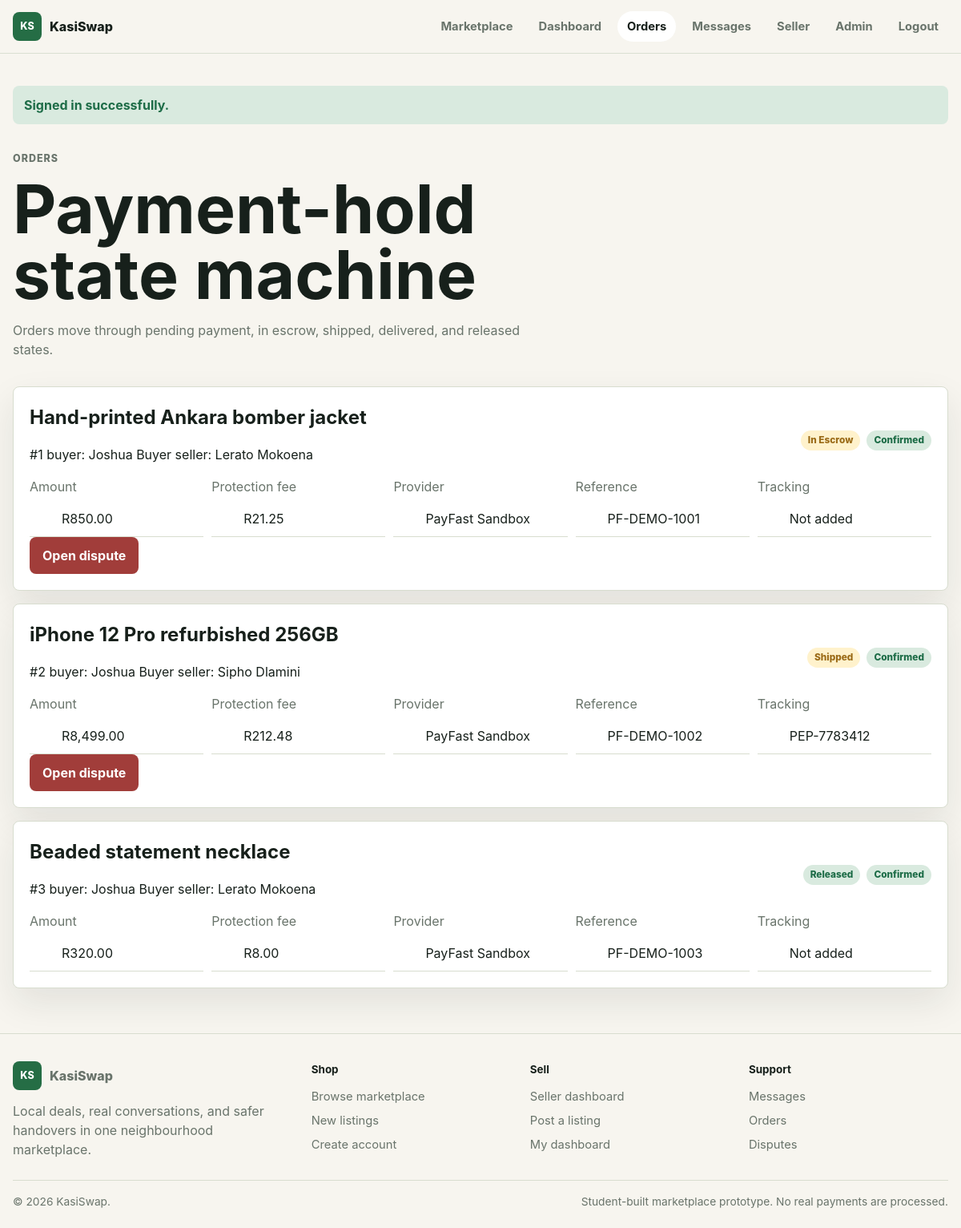
Screenshot of /orders.php (signed in) with the database file from the repository.
### tables this page shows
CREATE TABLE orders (
  id INT AUTO_INCREMENT PRIMARY KEY,
  buyer_id INT NOT NULL,
  seller_id INT NOT NULL,
  listing_id INT NOT NULL,
  amount DECIMAL(10,2) NOT NULL,
  buyer_protection_fee DECIMAL(10,2) NOT NULL DEFAULT 0.00,
  state ENUM('pending_payment', 'in_escrow', 'shipped', 'delivered', 'released', 'disputed', 'refunded', 'cancelled') NOT NULL DEFAULT 'pending_payment',
  delivery_method ENUM('pickup', 'courier') NOT NULL DEFAULT 'pickup',
  delivery_address VARCHAR(255) NULL,
  tracking_ref VARCHAR(100) NULL,
  created_at TIMESTAMP NOT NULL DEFAULT CURRENT_TIMESTAMP,
  updated_at TIMESTAMP NOT NULL DEFAULT CURRENT_TIMESTAMP ON UPDATE CURRENT_TIMESTAMP,
  CONSTRAINT fk_orders_buyer FOREIGN KEY (buyer_id) REFERENCES users(id),
  CONSTRAINT fk_orders_seller FOREIGN KEY (seller_id) REFERENCES users(id),
  CONSTRAINT fk_orders_listing FOREIGN KEY (listing_id) REFERENCES listings(id),
  INDEX idx_orders_state (state)
);

CREATE TABLE listings (
  id INT AUTO_INCREMENT PRIMARY KEY,
  seller_id INT NOT NULL,
  category_id INT NOT NULL,
  title VARCHAR(160) NOT NULL,
  slug VARCHAR(180) NOT NULL UNIQUE,
  description TEXT NOT NULL,
  price DECIMAL(10,2) NOT NULL,
  item_condition ENUM('new', 'like_new', 'good', 'fair') NOT NULL,
  status ENUM('active', 'reserved', 'sold', 'draft', 'hidden') NOT NULL DEFAULT 'active',
  location_township VARCHAR(100) NOT NULL,
  location_city VARCHAR(100) NOT NULL,
  accepts_escrow TINYINT(1) NOT NULL DEFAULT 1,
  accepts_delivery TINYINT(1) NOT NULL DEFAULT 1,
  created_at TIMESTAMP NOT NULL DEFAULT CURRENT_TIMESTAMP,
  CONSTRAINT fk_listings_seller FOREIGN KEY (seller_id) REFERENCES users(id),
  CONSTRAINT fk_listings_category FOREIGN KEY (category_id) REFERENCES categories(id),
  INDEX idx_listings_search (status, category_id, location_township, price)
);

CREATE TABLE users (
  id INT AUTO_INCREMENT PRIMARY KEY,
  full_name VARCHAR(120) NOT NULL,
  username VARCHAR(80) NOT NULL UNIQUE,
  email VARCHAR(160) NOT NULL UNIQUE,
  phone VARCHAR(30) NULL,
  password_hash VARCHAR(255) NOT NULL,
  role ENUM('buyer', 'seller', 'admin') NOT NULL DEFAULT 'buyer',
  verification_level ENUM('none', 'phone', 'id_verified', 'premium') NOT NULL DEFAULT 'none',
  township VARCHAR(100) NULL,
  city VARCHAR(100) NULL,
  status ENUM('active', 'suspended') NOT NULL DEFAULT 'active',
  created_at TIMESTAMP NOT NULL DEFAULT CURRENT_TIMESTAMP
);

CREATE TABLE payments (
  id INT AUTO_INCREMENT PRIMARY KEY,
  order_id INT NOT NULL UNIQUE,
  provider VARCHAR(60) NOT NULL DEFAULT 'PayFast Sandbox',
  sandbox_reference VARCHAR(100) NOT NULL,
  amount DECIMAL(10,2) NOT NULL,
  status ENUM('initiated', 'confirmed', 'failed', 'refunded') NOT NULL DEFAULT 'initiated',
  confirmed_at TIMESTAMP NULL,
  created_at TIMESTAMP NOT NULL DEFAULT CURRENT_TIMESTAMP,
  CONSTRAINT fk_payments_order FOREIGN KEY (order_id) REFERENCES orders(id) ON DELETE CASCADE
);

### app/helpers.php (called while the page is built, shortened)
<?php
function e(?string $value): string
{
    return htmlspecialchars($value ?? '', ENT_QUOTES, 'UTF-8');
}
function money(float|string|int $amount): string
{
    return 'R' . number_format((float) $amount, 2);
}
function is_active(string $path): string
{
    $current = basename(parse_url($_SERVER['REQUEST_URI'], PHP_URL_PATH) ?: 'index.php');
    return $current === $path ? 'active' : '';
}
function consume_flash(): array
{
    $messages = $_SESSION['flash'] ?? [];
    return $messages;
}

### app/database.php (called while the page is built, shortened)
<?php
function db(): PDO
{
    static $pdo = null;
    if ($pdo instanceof PDO) {
        return $pdo;
    }
    $config = app_config();
    $dsn = sprintf(
        'mysql:host=%s;port=%s;dbname=%s;charset=utf8mb4',
        $config['db_host'],
        $config['db_port'],
        $config['db_name']
    );
    $pdo = new PDO($dsn, $config['db_user'], $config['db_pass'], [
        PDO::ATTR_ERRMODE => PDO::ERRMODE_EXCEPTION,
        PDO::ATTR_DEFAULT_FETCH_MODE => PDO::FETCH_ASSOC,
        PDO::ATTR_EMULATE_PREPARES => false,
    ]);
    return $pdo;
}

### app/security.php (called while the page is built, shortened)
<?php
function current_user(): ?array
{
    $stmt = db()->prepare('SELECT * FROM users WHERE id = ? AND status = "active" LIMIT 1');
    $stmt->execute([$_SESSION['user_id']]);
    $user = $stmt->fetch();
    return $user;
}
function require_login(): array
{
    $user = current_user();
    return $user;
}

### app/services.php (called while the page is built, shortened)
<?php
function get_user_orders(array $user): array
{
    $where = $user['role'] === 'admin' ? '1 = 1' : '(o.buyer_id = ? OR o.seller_id = ?)';
    $params = $user['role'] === 'admin' ? [] : [(int) $user['id'], (int) $user['id']];
    $stmt = db()->prepare(
        "SELECT o.*, l.title AS listing_title, buyer.full_name AS buyer_name, seller.full_name AS seller_name,
                p.status AS payment_status, p.provider, p.sandbox_reference
         FROM orders o
         JOIN listings l ON l.id = o.listing_id
         JOIN users buyer ON buyer.id = o.buyer_id
         JOIN users seller ON seller.id = o.seller_id
         LEFT JOIN payments p ON p.order_id = o.id
         WHERE $where
         ORDER BY o.updated_at DESC"
    );
    $stmt->execute($params);
    return $stmt->fetchAll();
}

### public/orders.php (the view, shortened to what this page needs)
<?php
$user = require_login();
$orders = get_user_orders($user);
render_header('Orders');
?>
<section class="page-heading">
    <p class="eyebrow">Orders</p>
    <h1>Payment-hold state machine</h1>
    <p>Orders move through pending payment, in escrow, shipped, delivered, and released states.</p>
</section>
<section class="order-list">
    <?php foreach ($orders as $order): ?>
        <article class="panel order-card" id="order-<?= (int) $order['id'] ?>">
            <div class="row between wrap">
                <div>
                    <h2><?= e($order['listing_title']) ?></h2>
                    <p>#<?= (int) $order['id'] ?> buyer: <?= e($order['buyer_name']) ?> seller: <?= e($order['seller_name']) ?></p>
                </div>
                <div class="order-badges">
                    <?= status_badge($order['state']) ?>
                    <?= status_badge($order['payment_status'] ?? 'initiated') ?>
                </div>
            </div>
            <dl class="meta-list compact-list">
                <div><dt>Amount</dt><dd><?= money($order['amount']) ?></dd></div>
                <div><dt>Protection fee</dt><dd><?= money($order['buyer_protection_fee']) ?></dd></div>
                <div><dt>Provider</dt><dd><?= e($order['provider'] ?? 'PayFast Sandbox') ?></dd></div>
                <div><dt>Reference</dt><dd><?= e($order['sandbox_reference'] ?? 'Pending') ?></dd></div>
                <div><dt>Tracking</dt><dd><?= e($order['tracking_ref'] ?? 'Not added') ?></dd></div>
            </dl>
            <div class="actions wrap">
                <?php if (in_array($order['state'], ['in_escrow', 'shipped', 'delivered'], true)): ?>
                    <a class="button danger" href="/disputes.php?order_id=<?= (int) $order['id'] ?>">Open dispute</a>
                <?php endif; ?>
            </div>
        </article>
    <?php endforeach; ?>
</section>
<?php render_footer(); ?>

### app/layout.php (shortened to what this page needs)
<?php
function render_header(string $title = APP_NAME): void
{
    $user = current_user();
    ?>
    <!doctype html>
    <html lang="en">
    <head>
        <link rel="stylesheet" href="/assets/css/styles.css">
    </head>
    <body>
        <header class="site-header">
            <a class="brand" href="/index.php">
                <span class="brand-mark">KS</span>
                <span>KasiSwap</span>
            </a>
            <nav class="site-nav" data-nav>
                <a class="<?= is_active('marketplace.php') ?>" href="/marketplace.php">Marketplace</a>
                <?php if ($user): ?>
                    <a class="<?= is_active('dashboard.php') ?>" href="/dashboard.php">Dashboard</a>
                    <a class="<?= is_active('orders.php') ?>" href="/orders.php">Orders</a>
                    <a class="<?= is_active('messages.php') ?>" href="/messages.php">Messages</a>
                    <?php if ($user['role'] === 'seller' || $user['role'] === 'admin'): ?>
                        <a class="<?= is_active('seller-listings.php') ?>" href="/seller-listings.php">Seller</a>
                    <?php endif; ?>
                    <?php if ($user['role'] === 'admin'): ?>
                        <a href="/admin/index.php">Admin</a>
                    <?php endif; ?>
                    <a href="/logout.php">Logout</a>
                <?php else: ?>
                    <a class="<?= is_active('auth.php') ?>" href="/auth.php">Sign in</a>
                <?php endif; ?>
            </nav>
        </header>
        <main>
            <?php foreach (consume_flash() as $message): ?>
                <div class="flash <?= e($message['type']) ?>"><?= e($message['message']) ?></div>
            <?php endforeach; ?>
    <?php
}
function render_footer(): void
{
    ?>
        </main>
        <footer class="site-footer">
            <div class="footer-grid">
                <section>
                    <a class="brand footer-brand" href="/index.php">
                        <span class="brand-mark">KS</span>
                        <span>KasiSwap</span>
                    </a>
                    <p>Local deals, real conversations, and safer handovers in one neighbourhood marketplace.</p>
                </section>
                <section>
                    <h2>Shop</h2>
                    <a href="/marketplace.php">Browse marketplace</a>
                    <a href="/marketplace.php?sort=newest">New listings</a>
                    <a href="/auth.php">Create account</a>
                </section>
                <section>
                    <h2>Sell</h2>
                    <a href="/seller-listings.php">Seller dashboard</a>
                    <a href="/seller-listing-form.php">Post a listing</a>
                    <a href="/dashboard.php">My dashboard</a>
                </section>
                <section>
                    <h2>Support</h2>
                    <a href="/messages.php">Messages</a>
                    <a href="/orders.php">Orders</a>
                    <a href="/disputes.php">Disputes</a>
                </section>
            </div>
            <div class="footer-bottom">
                <span>&copy; <?= date('Y') ?> KasiSwap.</span>
                <span>Student-built marketplace prototype. No real payments are processed.</span>
            </div>
        </footer>
    </body>
    </html>
    <?php
}
function status_badge(string $value): string
{
    $class = match ($value) {
        'active', 'released', 'confirmed', 'approved', 'id_verified', 'premium' => 'success',
        'pending_payment', 'pending', 'under_review', 'in_escrow', 'shipped', 'delivered', 'phone' => 'warning',
        'disputed', 'refunded', 'rejected', 'hidden', 'suspended' => 'danger',
        default => 'muted',
    };
    return '<span class="badge ' . $class . '">' . e(str_replace('_', ' ', $value)) . '</span>';
}

### rows the page displays
orders: listing.title "Hand-printed Ankara bomber jacket", id "1", buyer.full_name "Joshua Buyer", seller.full_name "Lerato Mokoena", state "In Escrow Confirmed", amount "R850.00", buyer_protection_fee "R21.25", payments.provider "PayFast Sandbox", payments.sandbox_reference "PF-DEMO-1001", tracking_ref "Not added"
orders: listing.title "iPhone 12 Pro refurbished 256GB", id "2", buyer.full_name "Joshua Buyer", seller.full_name "Sipho Dlamini", state "Shipped Confirmed", amount "R8,499.00", buyer_protection_fee "R212.48", payments.provider "PayFast Sandbox", payments.sandbox_reference "PF-DEMO-1002", tracking_ref "PEP-7783412"
orders: listing.title "Beaded statement necklace", id "3", buyer.full_name "Joshua Buyer", seller.full_name "Lerato Mokoena", state "Released Confirmed", amount "R320.00", buyer_protection_fee "R8.00", payments.provider "PayFast Sandbox", payments.sandbox_reference "PF-DEMO-1003", tracking_ref "Not added"

### other values shown
$message['message'] "Signed in successfully."
